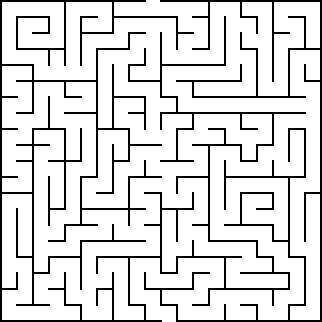
#> input picture maze4.png, 322 x 322 px
$ python mazebackup.py   (Python 2 division)
#> lines starting #> are read from the running program, lines starting #| are printed output that depends on the picture
#!/usr/bin/env python3
# -*- coding: utf-8 -*-
"""
Created on Sun Sep 10 20:07:45 2017

@author: anish
"""

import numpy as np
import cv2
import math

'''
def on_mouse(event,x,y,flag,param):
  if(event==cv2.EVENT_LBUTTONDOWN):
    print("In on_mouse")
    image = cv2.imread("maze33.jpg")
    pixel = image[y, x] # Note y index "row" of matrix and x index "col".
    tolerance = 30
    #print image.shape
    # Ensure your bounds are within 0 and 255.
    lower = map(lambda x: max(0, x - tolerance), pixel)
    upper = map(lambda x: min(255, x + tolerance), pixel)
    lower = np.asarray(lower)
    upper = np.asarray(upper)
    res = cv2.inRange(image, lower, upper)
    cv2.imshow("Result", res)
'''

class node:
    def __init__(self):
        self.right=0
        self.left=0
        self.top=0
        self.bottom=0
        self.xpos=0
        self.ypos=0
    def isDeadend(self):
        sumsides=self.right+self.left+self.top+self.bottom
        if(sumsides==3):
            return True
        return False
    def isDecisionPoint(self):
        sumsides=self.right+self.left+self.top+self.bottom
        if(sumsides==1):
            return True
        return False

def reduced_image(filename):
#> called with filename = 'maze4.png'
    img = cv2.imread(filename)
#> img is the input picture: shape (322, 322, 3); 86.4% white; black in thin lines or dots
    lower = [0,0,0]
    upper = [30,30,30]
    lower = np.asarray(lower)
    upper = np.asarray(upper)
    res = cv2.inRange(img, lower, upper)
#> res: shape (322, 322); 13.6% white in thin lines or dots
    i=0
    j=0

    num=0
    l=len(res)/2
#> l = 161
    c=0
    fracs=[0.5,0.25,0.75]
    nums=[]
    while(c<len(fracs)-1):
        l=math.ceil(fracs[c]*len(res))
        num=0
        while(i<len(res)):
            if(res[i][l]!=0):
                j=i
                while(j<len(res)):
                    if(res[j][l]!=0):
                        num+=1
                        j+=1
                    else:
                        break
                break
            i+=1
        if(num):
            nums.append(num)
        c+=1
#> this loop made 2 passes
#> l on passes 1 to 2: 161, 81
#> after the loop, c = 2; i = 0; nums = [2, 2]
    if(len(nums)):
        num=min(nums)
#> num = 2
    else:
        num=0
    ##print(num)
    if(num):
        newres = []
        i=0
        while(i<len(res)):
            if(i%num==0):
                newres.append(res[i])
            i+=1
#> after the loop, i = 322; newres = 161 items
        newres = np.asarray(newres)
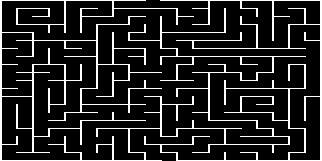
#> newres: shape (161, 322); 13.6% white in thin lines or dots
        ##print(newres[len(newres)/2])
        ##cv2.imshow('Result', newres)
        finres=[]


        for i in newres:
            j=0
            row=[]
            while(j<len(i)):
                if(j%num==0):
                    row.append(i[j])
                j+=1
            finres.append(row)
#> after the loop, finres = 161 items
        finres = np.asarray(finres)
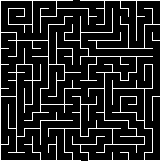
#> finres: shape (161, 161); 13.6% white in thin lines or dots
        fin2=[]
        for i in finres:
            for j in i:
                if(j!=0):
                    fin2.append(i)
                    break
#> after the loop, fin2 = 161 items
        fin2=np.asarray(fin2)

        finfin=[]
        i=0
        l=len(fin2[0])
#> l = 161
        l1=len(fin2)
#> l1 = 161
        nonzerocols=[]
        while(i<l):
            j=0
            while(j<l1):
                if(fin2[j][i]!=0):
                    nonzerocols.append(i)
                    break
                j+=1
            i+=1
#> after the loop, i = 161; nonzerocols = 161 values from 0 to 160
        for i in fin2:
            row=[]
            j=0
            while(j<len(i)):
                if(j in nonzerocols):
                    row.append(i[j])
                j+=1
            finfin.append(row)
#> after the loop, finfin = 161 items
        finfin=np.asarray(finfin)
        return finfin
    else:
        return []

def get_width(mazearr):
    width=0
    i=0
    flag=0
    if(not(width)):
        while(i<len(mazearr[0])):
            if(mazearr[0][i]!=255):
                j=i
                while(j<len(mazearr[0])):
                    if(mazearr[0][j]!=255):
                        width+=1
                    else:
                        break
                    j+=1
                break
            i+=1
#> this loop made 74 passes
#> after the loop, i = 73; width = 7
    if(not(width)):
        l=len(mazearr)-1
        l1=len(mazearr[0])
        i=0
        while(i<l1):
            if(mazearr[l][i]!=255):
                j=i
                while(j<l1):
                    if(mazearr[l][j]!=255):
                        width+=1
                    else:
                        break
                    j+=1
                break
            i+=1
    if(not(width)):
        l=len(mazearr)-1
        l1=len(mazearr[0])
        i=0
        j=0
        while(i<=l):
            if(mazearr[i][0]!=255):
                k=i
                while(k<=l):
                    if(mazearr[k][0]!=255):
                        width+=1
                    else:
                        break
                    k+=1
                break
            i+=1
    if(not(width)):
        l=len(mazearr)-1
        l1=len(mazearr[0])-1
        i=0
        j=0
        while(i<=l):
            if(mazearr[i][l1]!=255):
                k=i
                while(k<=l):
                    if(mazearr[k][l1]!=255):
                        width+=1
                    else:
                        break
                    k+=1
                break
            i+=1
    return width

def is_deadend(view):
    k=0
    d=node()
    d.top=0
    d.bottom=0
    d.left=0
    d.right=0
    dflag=0
    while(k<width):
        if(view[0][k]==255):
            d.top=1
        else:
            d.top=0
            break
        k+=1
    k=0
    while(k<width):
        if(view[width-1][k]==255):
            d.bottom=1
        else:
            d.bottom=0
            break
        k+=1
    k=0
    while(k<width):
        if(view[k][0]==255):
            d.left=1
        else:
            d.left=0
            break
        k+=1
    k=0
    while(k<width):
        if(view[k][width-1]==255):
            d.right=1
        else:
            d.right=0
            break
        k+=1
    if(d.isDeadend()):
        return d
    return 0

def getView(mazearr,i,j,width):
    k=0
    view=[]
    while(k<width):
        row=[]
        c=0
        while(c<width):
            row.append(mazearr[i+k][j+c])
            c+=1
        view.append(row)
        k+=1
    return view

def find_deadends(mazearr, width):
    i=0
    deadends=[]
    l=len(mazearr)
    l1=len(mazearr[0])
    while(i<=l-width):
        j=0
        while(j<=l1-width):
            res = is_deadend(getView(mazearr, i, j, width))
            if(res):
                mazearr[i+width/2][j+width/2]=255
                print("Deadend at :",i+width/2, j+width/2)
                res.xpos=i
                res.ypos=j
                deadends.append(res)
            j+=1
        i+=1
    return mazearr, deadends

def processMaze(mazearr, nodeArray, width):
    for dEnd in nodeArray:
        view = getView(mazearr, dEnd.xpos, dEnd.ypos, width)


filename = "maze4.png"
mazearr=reduced_image(filename)
if(mazearr.any()):
    width = get_width(mazearr)+2
#> width = 9
    deadends,nodeArray = find_deadends(mazearr, width)
#> in find_deadends, `l=len(mazearr)`: l = 161
#> the loop in find_deadends, `while(i<=l-width):` made 153 passes
#> (printed output is left out)
#> after the loop in find_deadends, `while(i<=l-width):`: mazearr: shape (161, 161); 13.7% white in thin lines or dots
    #print(mazearr[len(mazearr)-1])
    #print(width)
    cv2.imshow('Maze', cv2.imread(filename))

    cv2.imshow('Result', deadends)
    #processMaze(mazearr, nodeArray, width)
    while (cv2.getWindowProperty('Maze', 0) >= 0 or cv2.getWindowProperty('Result', 0) >= 0):
        r = cv2.waitKey(20)
#> (key Esc is pressed here)
        if(r==32):
            cv2.destroyAllWindows()
            break

    cv2.destroyAllWindows()
else:
    print("Error")
